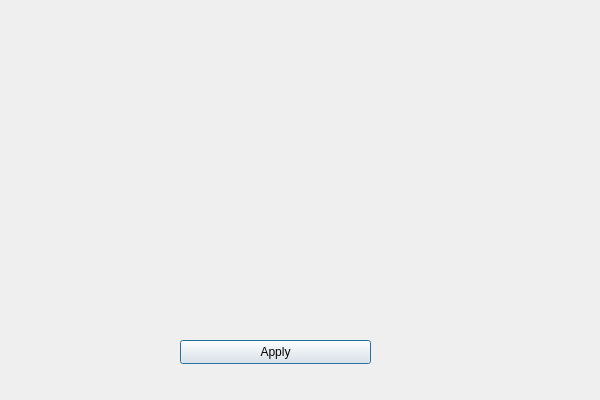
<?xml version="1.0" encoding="UTF-8"?>
<ui version="4.0">
 <class>WindowProjectSettingsModifierClass</class>
 <widget class="QDialog" name="WindowProjectSettingsModifierClass">
  <property name="geometry">
   <rect>
    <x>0</x>
    <y>0</y>
    <width>600</width>
    <height>400</height>
   </rect>
  </property>
  <property name="windowTitle">
   <string>WindowProjectSettingsModifier</string>
  </property>
  <widget class="QPushButton" name="applyButton">
   <property name="geometry">
    <rect>
     <x>180</x>
     <y>340</y>
     <width>191</width>
     <height>24</height>
    </rect>
   </property>
   <property name="text">
    <string>Apply</string>
   </property>
  </widget>
 </widget>
 <layoutdefault spacing="6" margin="11"/>
 <resources/>
 <connections/>
</ui>
